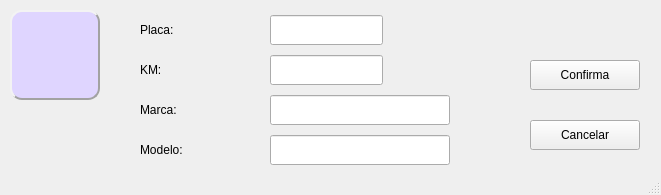
<?xml version="1.0" encoding="UTF-8"?>
<ui version="4.0">
 <class>MainWindow</class>
 <widget class="QMainWindow" name="MainWindow">
  <property name="geometry">
   <rect>
    <x>0</x>
    <y>0</y>
    <width>661</width>
    <height>195</height>
   </rect>
  </property>
  <property name="windowTitle">
   <string>MainWindow</string>
  </property>
  <widget class="QWidget" name="centralwidget">
   <widget class="QLabel" name="label">
    <property name="geometry">
     <rect>
      <x>140</x>
      <y>15</y>
      <width>120</width>
      <height>30</height>
     </rect>
    </property>
    <property name="text">
     <string>Placa:</string>
    </property>
   </widget>
   <widget class="QLabel" name="label_2">
    <property name="geometry">
     <rect>
      <x>140</x>
      <y>95</y>
      <width>120</width>
      <height>30</height>
     </rect>
    </property>
    <property name="text">
     <string>Marca:</string>
    </property>
   </widget>
   <widget class="QLabel" name="empresa">
    <property name="geometry">
     <rect>
      <x>10</x>
      <y>10</y>
      <width>90</width>
      <height>90</height>
     </rect>
    </property>
    <property name="styleSheet">
     <string notr="true">font: 81 10pt &quot;Rockwell Extra Bold&quot;;

background-color: rgb(223, 213, 255);

border-color: rgb(162, 162, 162);

border-style: Outset;
border-width: 2px;
border-radius: 12px;</string>
    </property>
    <property name="text">
     <string/>
    </property>
    <property name="pixmap">
     <pixmap>CADASTRO.png</pixmap>
    </property>
    <property name="scaledContents">
     <bool>true</bool>
    </property>
   </widget>
   <widget class="QPushButton" name="pb_confirma">
    <property name="geometry">
     <rect>
      <x>530</x>
      <y>60</y>
      <width>110</width>
      <height>30</height>
     </rect>
    </property>
    <property name="text">
     <string>Confirma</string>
    </property>
   </widget>
   <widget class="QLabel" name="label_3">
    <property name="geometry">
     <rect>
      <x>140</x>
      <y>135</y>
      <width>120</width>
      <height>30</height>
     </rect>
    </property>
    <property name="text">
     <string>Modelo:</string>
    </property>
   </widget>
   <widget class="QLabel" name="label_4">
    <property name="geometry">
     <rect>
      <x>140</x>
      <y>55</y>
      <width>120</width>
      <height>30</height>
     </rect>
    </property>
    <property name="text">
     <string>KM:</string>
    </property>
   </widget>
   <widget class="QLineEdit" name="mplaca">
    <property name="geometry">
     <rect>
      <x>270</x>
      <y>15</y>
      <width>113</width>
      <height>30</height>
     </rect>
    </property>
   </widget>
   <widget class="QLineEdit" name="mkm">
    <property name="geometry">
     <rect>
      <x>270</x>
      <y>55</y>
      <width>113</width>
      <height>30</height>
     </rect>
    </property>
   </widget>
   <widget class="QLineEdit" name="mmarca">
    <property name="geometry">
     <rect>
      <x>270</x>
      <y>95</y>
      <width>180</width>
      <height>30</height>
     </rect>
    </property>
   </widget>
   <widget class="QLineEdit" name="mmodelo">
    <property name="geometry">
     <rect>
      <x>270</x>
      <y>135</y>
      <width>180</width>
      <height>30</height>
     </rect>
    </property>
   </widget>
   <widget class="QPushButton" name="pb_cancelar">
    <property name="geometry">
     <rect>
      <x>530</x>
      <y>120</y>
      <width>110</width>
      <height>30</height>
     </rect>
    </property>
    <property name="text">
     <string>Cancelar</string>
    </property>
   </widget>
  </widget>
  <widget class="QStatusBar" name="statusbar"/>
 </widget>
 <resources/>
 <connections/>
</ui>
